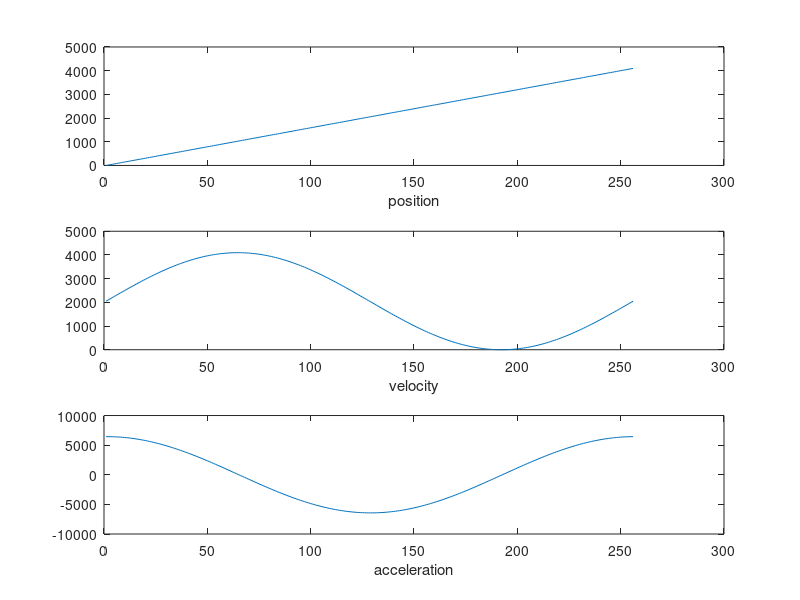

Recreate this plot in MATLAB. (Note: this script raises an error after producing the figure.)
clear,clc

res = 4096; %encoder resolution
f_j = 0.5; %jetting frequecny in hz
ang_vel = 2*pi*f_j; %rad/s
num_p = 4096/16; % number of points in vel program

pos_p = round(linspace(0,res,num_p));
vel_p = ang_vel*(res/(2*pi))*ones(1,num_p); %convert from rad/s to encoder count/s
acc_p = zeros(1,num_p);

pos_p = round(linspace(0,res,num_p));
time = linspace(0,1/f_j,num_p);
vel_p = 2048 + (((ang_vel*sin(2*pi*f_j*time)))*(res/(2*pi)));
acc_p = [6433, diff(vel_p) / (time(2) - time(1))];

figure;
subplot(3,1,1)
plot(pos_p)
xlabel('position')

subplot(3,1,2)
plot(vel_p)
xlabel('velocity')

subplot(3,1,3)
plot(acc_p)
xlabel('acceleration')


prog = [pos_p' round(vel_p') round(acc_p')];

output_file = 'prog_05Hz_256pts_OSC.txt';
writematrix(prog, output_file, 'Delimiter', ',', 'WriteMode', 'overwrite');
